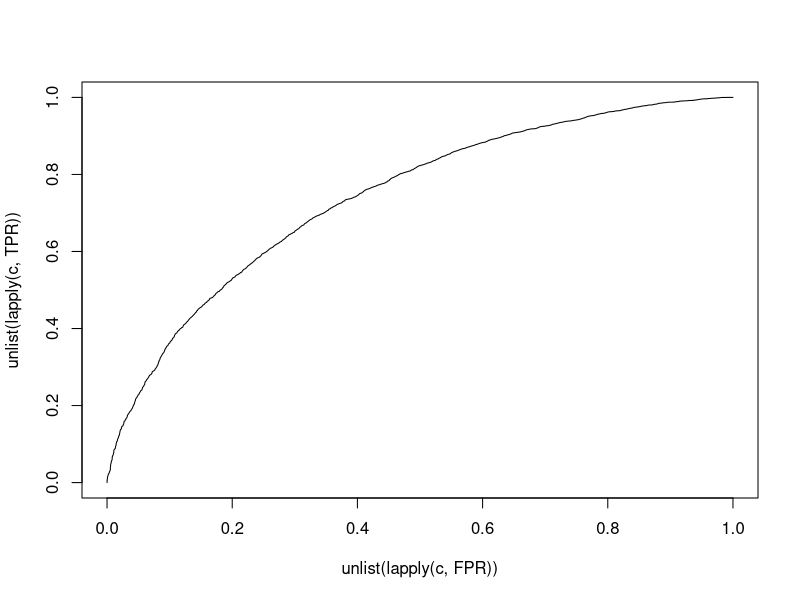

Recreate this plot in R.
n = 10000
eta = rnorm(n)
p = 1/(1+exp(-eta))
y = rbinom(n = n,size = 1,prob = p)
TPR = function(c){
    sum(y*(p>c))/sum(y)
}
FPR = function(c){
    sum((1-y)*(p>c))/sum((1-y))
}

c = seq(1,0,-0.001)
plot(unlist(lapply(c,FPR)),unlist(lapply(c,TPR)),type="l")
AUC = pracma::trapz(unlist(lapply(c,FPR)),unlist(lapply(c,TPR)))

true_fold = which(y == 1)
false_fold = which(y == 0)
W = 0
for(i in true_fold){
    W = W + sum((p[false_fold]<p[i]))
}
AUC_wilcoxon = W/sum(y)/sum(1-y)
AUC
AUC_wilcoxon